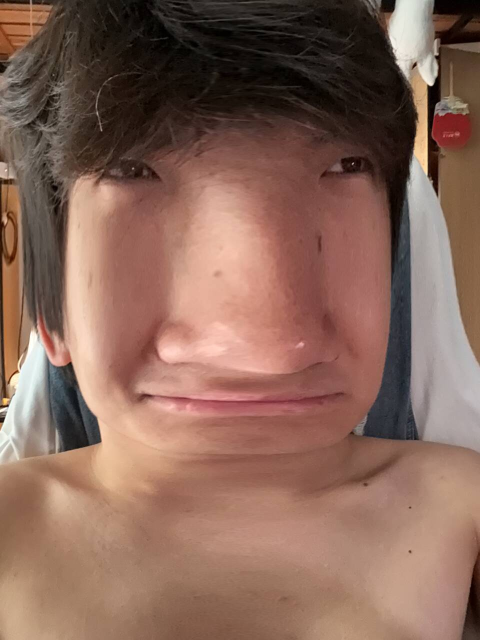
#> input picture chapt3/turtlesim_face_ws/face_source.jpg, 960 x 1280 px (shown at 1/2 size)
$ python make_face_sprite.py
#> lines starting #> are read from the running program, lines starting #| are printed output that depends on the picture
#!/usr/bin/env python3
"""从 face_source.jpg 生成 turtlesim 用的 45x45 贴图 src/turtlesim/images/face.png。

改完参数后重新运行本脚本，再执行：
    colcon build --packages-select turtlesim
"""

from pathlib import Path

from PIL import Image, ImageDraw, ImageFilter

HERE = Path(__file__).resolve().parent
SOURCE = HERE / "face_source.jpg"
TARGET = HERE / "src" / "turtlesim" / "images" / "face.png"

# 裁剪区域 (left, top, right, bottom)，原图 960x1280。调这四个数可以改变取景
CROP = (30, 20, 910, 900)

# 和原版小海龟贴图保持一致，不要改
SIZE = 45

# "ellipse" 圆形贴纸 / "rounded" 圆角方形 / "square" 方形
MASK = "ellipse"
CORNER = 0.30            # MASK == "rounded" 时的圆角比例
OUTLINE_WIDTH = 0.033    # 贴纸描边宽度（相对贴图尺寸），0 表示不描边
OUTLINE_COLOR = (35, 35, 45, 255)
SUPERSAMPLE = 6          # 描边/遮罩的抗锯齿倍率


def build_mask(size: int, supersample: int) -> Image.Image:
    n = size * supersample
    mask = Image.new("L", (n, n), 0)
    draw = ImageDraw.Draw(mask)
    if MASK == "ellipse":
        draw.ellipse([0, 0, n - 1, n - 1], fill=255)
    elif MASK == "rounded":
        draw.rounded_rectangle([0, 0, n - 1, n - 1], radius=int(n * CORNER), fill=255)
    else:
        draw.rectangle([0, 0, n - 1, n - 1], fill=255)
    return mask.resize((size, size), Image.LANCZOS)


def main() -> None:
    side = CROP[2] - CROP[0]
    img = Image.open(SOURCE).convert("RGB").crop(CROP).resize((side, side), Image.LANCZOS)
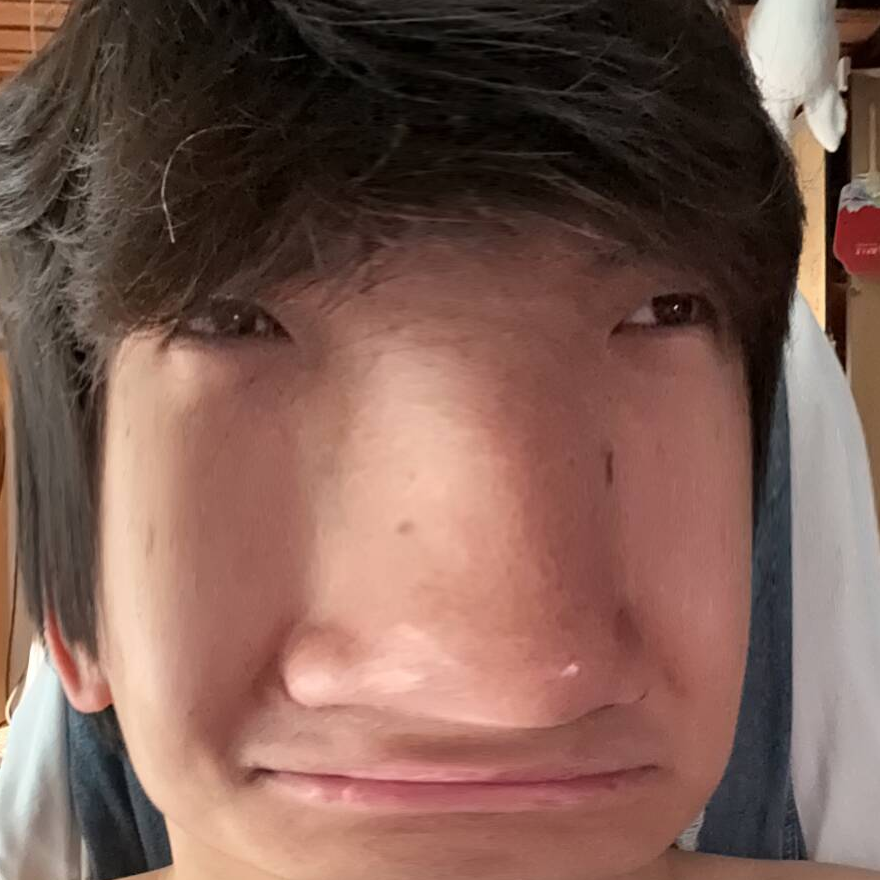
#> img: PIL image 880x880 RGB; mean R, G, B 124.7, 92.9, 83
    img = img.filter(ImageFilter.UnsharpMask(radius=3, percent=55, threshold=3))
    img = img.convert("RGBA")
#> img: PIL image 880x880 RGBA
    img.putalpha(build_mask(side, SUPERSAMPLE))
#> in build_mask, `mask = Image.new("L", (n, n), 0)`: mask: PIL image 5280x5280 L; every value is 0
#> in build_mask, `return mask.resize((size, size), Image.LANCZOS)`:
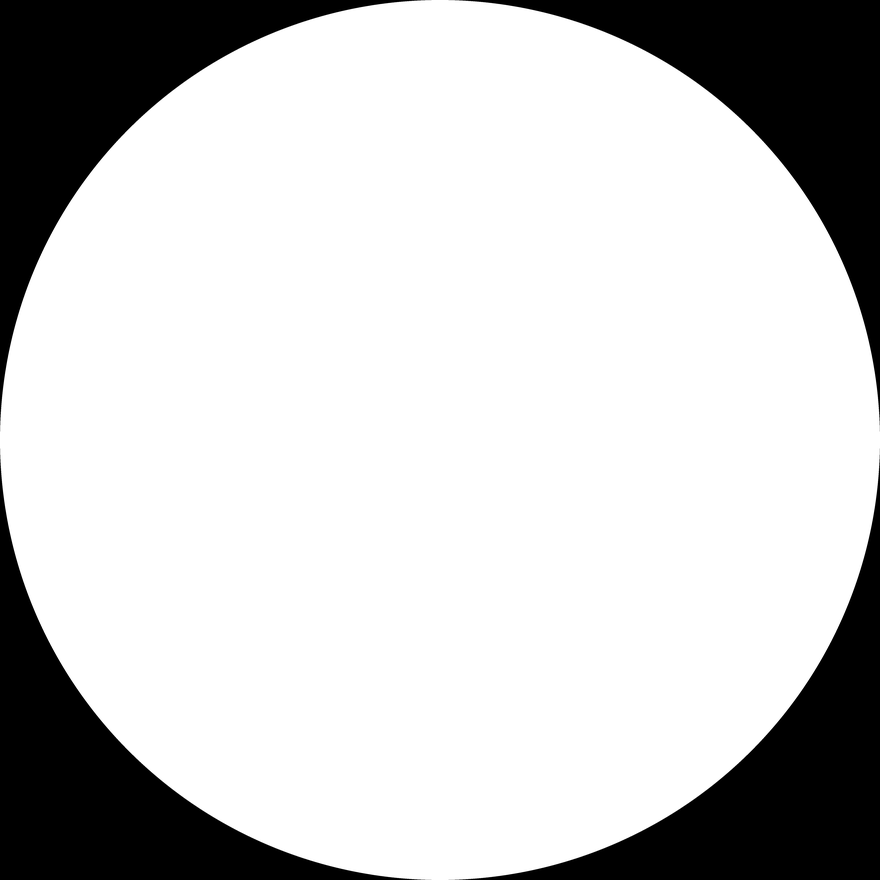
#> returned value: PIL image 880x880 L; min 0, max 255, mean 200.3
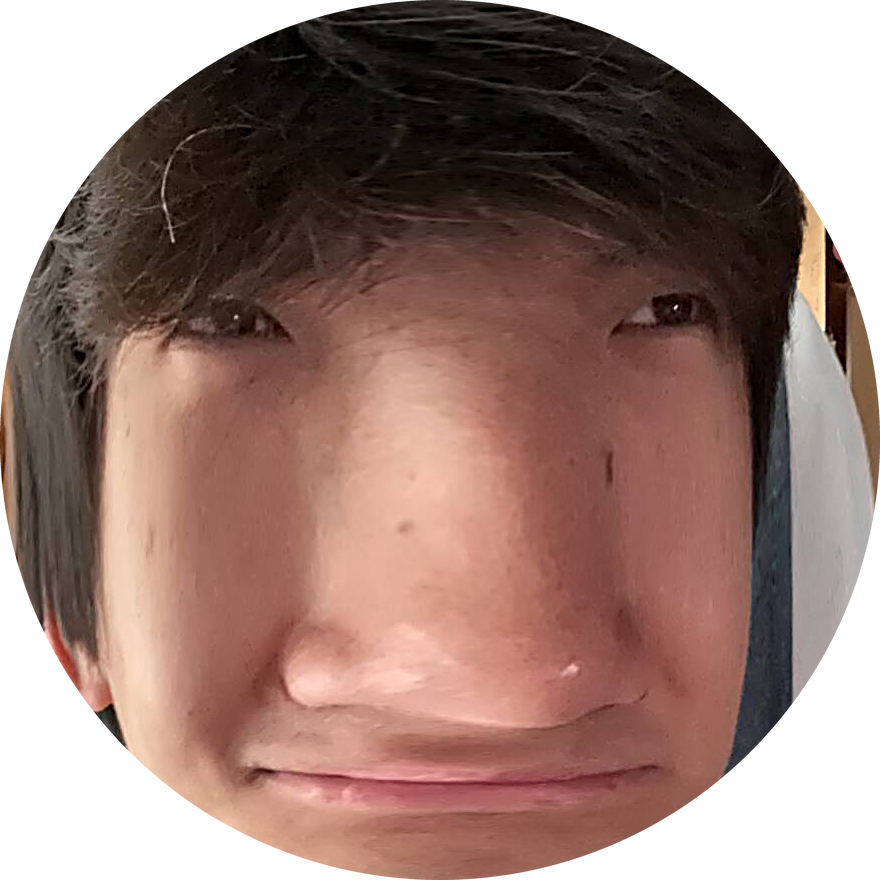
#> img: PIL image 880x880 RGBA; mean R, G, B, A 124.7, 92.9, 83.1, 200.3; transparent parts drawn white

    if OUTLINE_WIDTH > 0:
        n = side * SUPERSAMPLE
        width = max(1, round(n * OUTLINE_WIDTH))
        canvas = Image.new("RGBA", (n, n), (0, 0, 0, 0))
#> canvas: PIL image 5280x5280 RGBA; every value is 0
        canvas.paste(img.resize((n, n), Image.LANCZOS), (0, 0))
        draw = ImageDraw.Draw(canvas)
        draw.ellipse([0, 0, n - 1, n - 1], outline=OUTLINE_COLOR, width=width)
        img = canvas.resize((side, side), Image.LANCZOS)
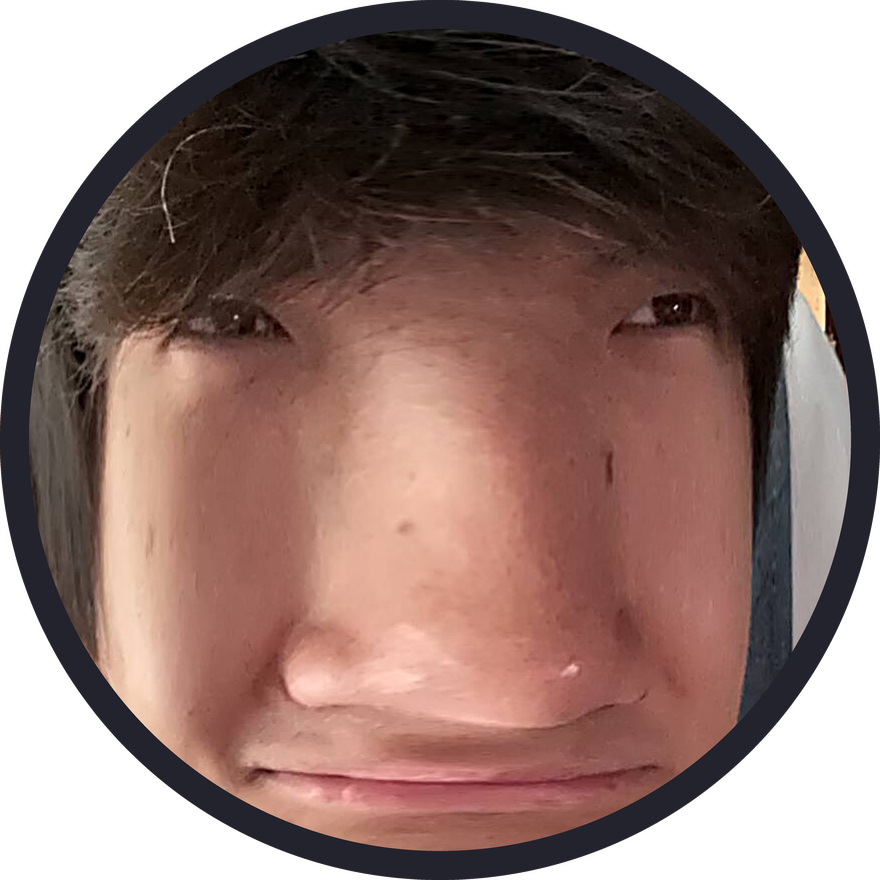
#> img: PIL image 880x880 RGBA; mean R, G, B, A 92.4, 66.3, 60.5, 200.4; transparent parts drawn white

    TARGET.parent.mkdir(parents=True, exist_ok=True)
    img.resize((SIZE, SIZE), Image.LANCZOS).save(TARGET)
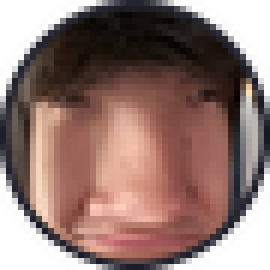
#> saved as face.png: PIL image 45x45 RGBA (shown 6 times larger); mean R, G, B, A 94.1, 67.9, 63.6, 200.6; transparent parts drawn white
    print(f"wrote {TARGET} ({SIZE}x{SIZE})")


if __name__ == "__main__":
    main()
